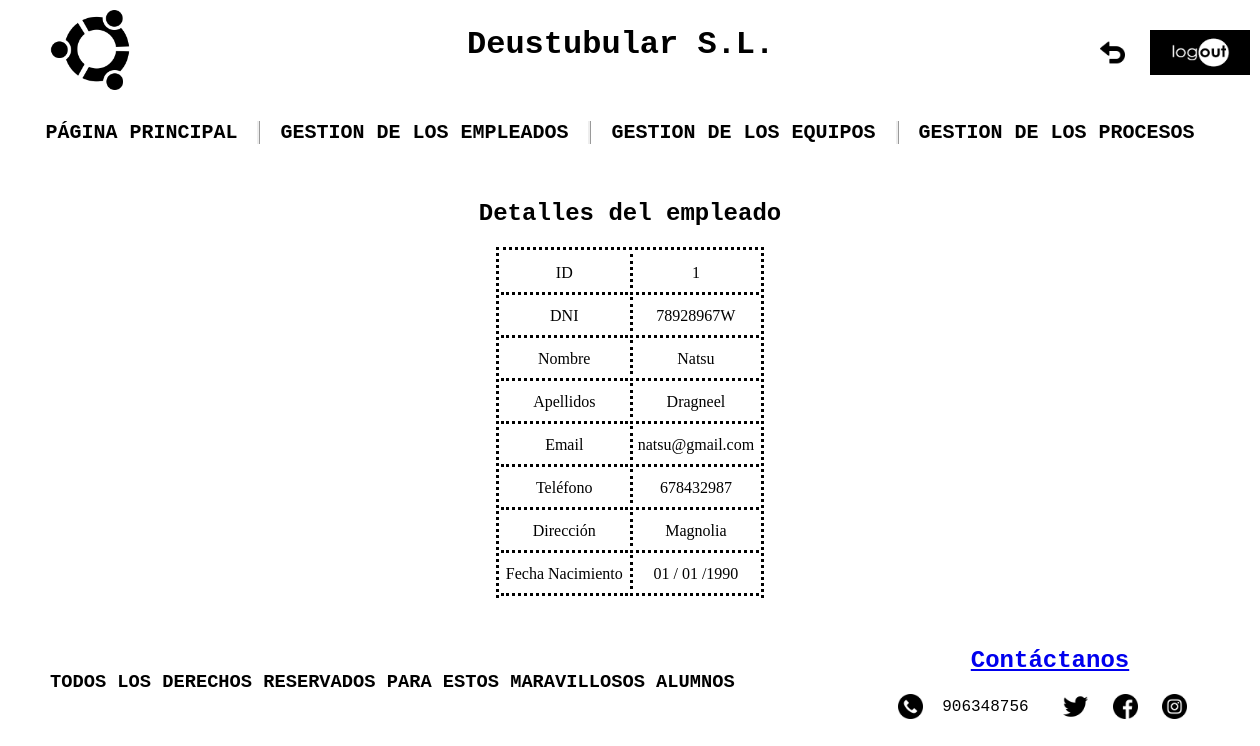
/appProduccion/produccion/empleados/1/, run on the app's committed database.
### appProduccion/models.py (models this page shows, shortened)
class Empleado(models.Model):
    dni = models.CharField(max_length=20)
    """Por nombres compuestos"""
    nombre = models.CharField(max_length=100)
    """Dos apellidos"""
    apellidos = models.CharField(max_length=150)
    email = models.EmailField(max_length=100)
    """Valor defecto ejemplo"""
    telefono = models.IntegerField(default=666666666)
    direccion = models.CharField(max_length=150)
    fecha_nacimiento = models.DateField(default="01/01/1990")

### appProduccion/views.py (the view)
# urls.py: path('produccion/empleados/<int:pk>/', views.EmpleadoDetailView.as_view(), name='empleado_detail'),
class EmpleadoDetailView(DetailView):
    model = Empleado
    template_name = 'empleado_detail.html'
    def get_context_data(self, **kwargs):
        context = super(EmpleadoDetailView, self).get_context_data(**kwargs)
        context['titulo_pagina'] = 'Detalles del empleado'
        return context

### appProduccion/templates/empleado_detail.html (shortened to what this page needs)
{% load static %}
<!DOCTYPE html>
<html lang="en">
<head>
    <link rel="stylesheet" href="{% static 'css/style.css' %}">
</head>
<body>
    <header class="antifloat">
        <div class="header-izq">
            <a href="{% url 'principal' %}"><img id="Logo" src="{% static 'imagenes/logo.png' %}" alt="LOGO"></a>
        </div>
        <div class="header-der">
            <h1>Deustubular S.L.</h1>
            <a href="{% url 'empleado_list' %}"><img id="Atras" src="{% static 'imagenes/atras.png' %}" alt="ATRÁS"></a>
            <a href="{% url 'logout' %}"><img id="Log_out" src="{% static 'imagenes/logout.png' %}" alt="LOGOUT"></a>
        </div>
    </header>
    <nav>
        <h2 id="PP"><a href="{% url 'principal' %}" class="enlaces_internos" style="text-decoration:none;">PÁGINA PRINCIPAL</a></h2>
        <h2 id="gestion_empleados">GESTION DE LOS EMPLEADOS
        </h2>
        <h2 id="gestion_equipos">GESTION DE LOS EQUIPOS
        </h2>
        <h2 id="gestion_procesos">GESTION DE LOS PROCESOS
        </h2>
    </nav>
    <main class="antifloat">
        <h2 class="centrar">Detalles del empleado</h2>
        <div class="div-table">
            <table>
                <tr>
                    <tr>
                    <td>ID</td>
                    <td class="td_estilos">{{ empleado.id }}</td>
                </tr>
                    <td>DNI</td>
                    <td class="td_estilos">{{ empleado.dni }}</td>
                </tr>
                <tr>
                    <td>Nombre</td>
                    <td class="td_estilos">{{ empleado.nombre }}</td>
                </tr>
                <tr>
                    <td>Apellidos</td>
                    <td class="td_estilos">{{ empleado.apellidos }}</td>
                </tr>
                <tr>
                    <td>Email</td>
                    <td class="td_estilos">{{ empleado.email }}</td>
                </tr>
                <tr>
                    <td>Teléfono</td>
                    <td class="td_estilos">{{ empleado.telefono }}</td>
                </tr>
                <tr>
                    <td>Dirección</td>
                    <td class="td_estilos">{{ empleado.direccion }}</td>
                </tr>
                <tr>
                    <td>Fecha Nacimiento</td>
                    <td class="td_estilos">{{ empleado.fecha_nacimiento|date:"d / m /Y"  }}</td>
                </tr>
            </table>
        </div>
    </main>
</body>
<footer>
    <div class="footer-izq">
        <h3 class="h3_footer">TODOS LOS DERECHOS RESERVADOS PARA ESTOS MARAVILLOSOS ALUMNOS</h3>
    </div>
    <div class="footer-der">
        <div id="Contactos">
            <a href="{%  url 'novedades_create' %}"><h2>Contáctanos</h2></a>
            <img id="Telefono" src="{% static 'imagenes/telefono.png' %}" alt="TELEFONO">
            <label for="Telefono">906348756</label>
            <a href="https://twitter.com/?lang=es"><img id="Twitter" src="{% static 'imagenes/twitter.png' %}" alt="TWITTER"></a>
            <a href="https://es-es.facebook.com/"><img class="Face_ins" src="{% static 'imagenes/facebook.png' %}" alt="FACEBOOK"></a>
            <a href="https://www.instagram.com/?hl=es"><img class="Face_ins" src="{% static 'imagenes/instagram.png' %}" alt="INSTAGRAM"></a>
        </div>
    </div>
</footer>
</html>

### appProduccion/static/css/style.css (style rules this page uses)
* { background-size: 100%; box-sizing: border-box; }
body { background-image: url(../imagenes/fondo.jpg); margin: 0 auto; width: 1200px; }
nav { display: flex; font-family: 'Courier New', Courier, monospace; justify-content: center; margin-bottom:20px; }
header { border-bottom: 4px solid white; font-family: 'Courier New', Courier, monospace; width: 1200px; }
h3 { font-family: 'Courier New', Courier, monospace; }
footer { border-top: 4px solid white; font-family: 'Courier New', Courier, monospace; width: 1200px; }
h2 { font-family: 'Courier New', Courier, monospace; }
main { width: 100%; }
table { text-align: center; border-top: 3px dotted black; border-left: 3px dotted black; border-right: 3px dotted black; margin: 0 auto; }
td { padding:10px 5px 10px 5px; border-bottom: 3px dotted black; }
#PP { border-right: ridge; font-size: 20px; padding-right: 20px; }
#gestion_empleados { border-right: ridge; font-size: 20px; padding-left: 20px; padding-right: 20px; }
#gestion_equipos { border-right: ridge; box-sizing: border-box; font-size: 20px; padding-left: 20px; padding-right: 20px; }
#gestion_procesos { font-size: 20px; padding-left: 20px; padding-right: 20px; }
#Twitter { height:25px; margin-left: 25px; margin-right: 15px; vertical-align: middle; width:25px; }
#Contactos { color: black; padding-bottom: 10px; text-align: center; }
#Telefono { height:25px; margin-right: 10px; vertical-align: middle; width:25px; }
#Atras { height: 25px; margin-right: 10px; width:25px; position: absolute; left: 1100px; top:40px; cursor: pointer; }
#Log_out { height:45px; width:100px; position: absolute; left: 1150px; top:30px; cursor: pointer; }
#Logo { height:80px; width:80px; }
.h3_footer { font-family: 'Courier New', Courier, monospace; padding-top: 30px; }
.footer-izq { float: left; padding-left: 20px; width: 70% }
.footer-der { float: right; padding: 5px; width: 30% }
.centrar { text-align: center; }
.header-izq { float: left; padding: 10px 0px 5px 20px; width: 36% }
.header-der { float: right; padding: 5px; width: 64% }
.td_estilos { border-left: 3px dotted black; }
.div-table { padding: 0px 10px 20px 10px; }
.enlaces_internos { color:black; }
.antifloat { clear: both; content: ""; display: table; }
.Face_ins { height:25px; margin-right: 15px; vertical-align: middle; width:25px; }

### data on the page
Empleado: id "1", dni "78928967W", nombre "Natsu", apellidos "Dragneel", email "natsu@gmail.com", telefono "678432987", direccion "Magnolia", fecha_nacimiento "01 / 01 /1990"
